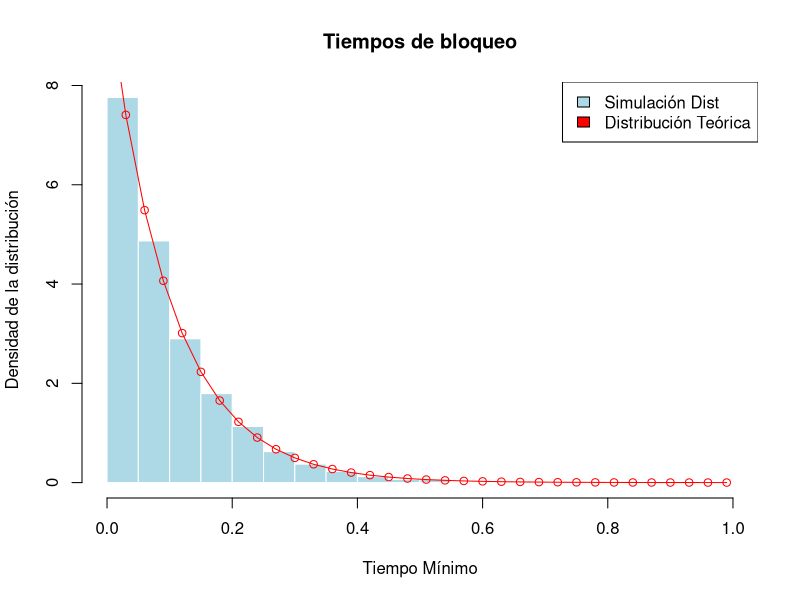

The R source for this figure:
## ---- chunk 1
knitr::opts_chunk$set(echo = TRUE)
## ---- chunk 2
# M: Tiempo falle el primero 
# Tiempos de Fallo: 
#     A = 2 segundos 
#     B = 3 segundos
#     C = 5 segundos

simulaciones = 5000
x_a = rexp(simulaciones, rate = 2)
x_b = rexp(simulaciones, rate = 3)
x_c = rexp(simulaciones, rate = 5)
M = pmin(x_a, x_b, x_c)
time_sims <- M
## ---- chunk 3

hist(M, freq = FALSE, main = "Tiempos de bloqueo", col = "lightblue", border = "white",
     xlab = "Tiempo Mínimo", ylab = "Densidad de la distribución")
x_s = seq(0:max(M), by = 0.03)
lines(x_s, dexp(x_s, rate = 10), col = "red", type="o")
legend("topright", c("Simulación Dist", "Distribución Teórica"), fill = c("lightblue", "red"))

## ---- chunk 4

## ---- chunk 5

## ---- chunk 6

## ---- chunk 7

## ---- chunk 8

## ---- chunk 9

## ---- chunk 10

## ---- chunk 11

## ---- chunk 12

## ---- chunk 13

## ---- chunk 14

## ---- chunk 15

